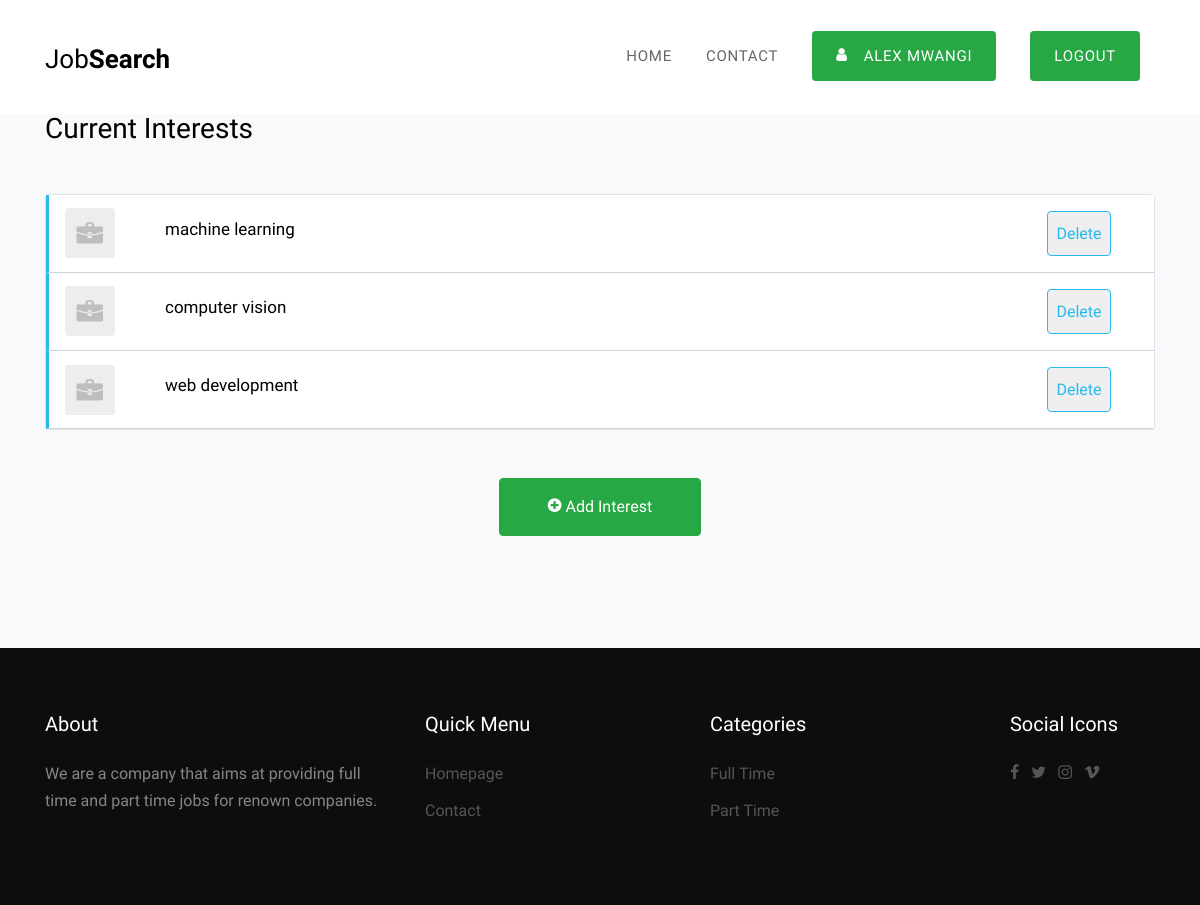
Page /interests/ (signed in) on the committed database.
### jobsearch_APP/models.py (models this page shows)
class Interest(models.Model):
    user = models.ForeignKey(user_model, on_delete= models.CASCADE)
    interest = models.CharField(max_length = 100)

### jobsearch_APP/views.py (the view, shortened to what this page needs)
# urls.py: path('interests/', interests, name="interests"),
def interests(request):
    return render(request, 'cv/interests.html', {"interest_queryset" :request.user.interest_set.all()})

### templates/cv/interests.html (shortened to what this page needs)
{% extends 'base.html' %}
{% load static %}
{% block content %}
<div class="site-wrap">
{% include 'header.html' %}
<div class="site-section bg-light">
    <div class="container">
      <div class="row">
        <div class="col-md-12 mb-5 mb-md-0" data-aos="fade-up" data-aos-delay="100">
          <h2 class="mb-5 h3">Current Interests</h2>
          <div class="rounded border jobs-wrap">
            {% for interest in interest_queryset %}
            <div class="job-item d-block d-md-flex align-items-center  border-bottom fulltime">
              <div class="company-logo blank-logo text-center text-md-left pl-3">
                <img src="{% static 'jobfinder/images/company_logo_blank.png' %}" alt="Image" class="img-fluid mx-auto">
              </div>
              <div class="job-details h-100">
                <div class="p-3 align-self-center">
                  <h3>{{interest.interest}}</h3>
                </div>
              </div>
              <div class="job-category align-self-center">
                <div class="p-3">
                  <a href="?delete={{interest.id}}"><button class="text-info p-2 rounded border border-info">Delete</button></a>
                </div>
              </div>
            </div>
            {% endfor %}
          </div>
          <div class="col-md-12 text-center mt-5">
            <button class="btn btn-primary rounded py-3 px-5" data-toggle="modal" data-target="#exampleModal"><span class="icon-plus-circle"></span> Add Interest</button>
          </div>
        </div>
      </div>
    </div>
  </div>
{% include 'footer.html' %}
</div>
{% endblock content %}

### templates/header.html (shortened to what this page needs)
{% load static %}
<div class="site-navbar-wrap js-site-navbar bg-white">
      <div class="container">
        <div class="site-navbar bg-light">
          <div class="py-1">
            <div class="row align-items-center">
              <div class="col-2">
                <h2 class="mb-0 site-logo"><a href="{% url 'homepage' %}">Job<strong class="font-weight-bold">Search</strong> </a></h2>
              </div>
              <div class="col-10">
                <nav class="site-navigation text-right" role="navigation">
                  <div class="container">
                    <ul class="site-menu js-clone-nav d-none d-lg-block">
                      <li><a href="{% url 'homepage' %}">Home</a></li>
                      <li><a href="{% url 'contact'%}">Contact</a></li>
                      {% if request.user.is_authenticated %}
                        {% if request.user.is_superuser == False %}
                        <li><a href="{% url 'profile' %}" ><span class="bg-primary text-white py-3 px-4 rounded"><span class="icon-user mr-3"></span>{{request.user.username}}</span></a></li>
                        {% endif %}
                        <li><a href="{% url 'logout' %}" ><span class="bg-primary text-white py-3 px-4 rounded">logout</span></a></li>
                      {% else %}
                      <li><a data-toggle="modal" data-target="#exampleModal"><span class="bg-primary text-white py-3 px-4 rounded"><span class="icon-plus mr-3"></span>create account</span></a></li>
                      {% endif %}
                    </ul>
                  </div>
                </nav>
              </div>
            </div>
          </div>
        </div>
      </div>
    </div>

### static/jobfinder/css/style.css (style rules this page uses)
body { line-height: 1.7; color: rgba(0, 0, 0, 0.5); font-weight: 400; font-size: 1rem; font-family: "Roboto Mono", SFMono-Regular, Menlo, Monaco, Consolas, "Liberation Mono", "Courier New", monospace; font-family: "Work Sans", -apple-system, BlinkMacSystemFont, "Segoe UI", Roboto, "Helvetica Neue", Arial, sans-serif, "Apple Color Emoji", "Segoe UI Emoji", "Segoe UI Symbol", "Noto Color Emoji"; }
h1, h2, h3, h4, h5, .h1, .h2, .h3, .h4, .h5 { color: #000; }
a { -webkit-transition: .3s all ease; -o-transition: .3s all ease; transition: .3s all ease; }
.site-wrap:before { -webkit-transition: .3s all ease-in-out; -o-transition: .3s all ease-in-out; transition: .3s all ease-in-out; background: rgba(0, 0, 0, 0.6); content: ""; position: absolute; z-index: 2000; top: 0; left: 0; right: 0; bottom: 0; opacity: 0; visibility: hidden; }
.btn { position: relative; top: 0; }
.site-section { padding: 3em 0; }
@media (min-width: 768px) { .site-section { padding: 7em 0; } }
.site-navbar-wrap { background: #fff !important; position: fixed; z-index: 99; width: 100%; padding: 20px 0; margin-bottom: 113px; left: 0; -webkit-transition: .3s all ease; -o-transition: .3s all ease; transition: .3s all ease; }
.site-navbar-top, .site-navbar { border-bottom: 1px solid rgba(0, 0, 0, 0.1); }
.site-navbar { margin-bottom: 0px; width: 100%; border-bottom: none; background: #fff !important; }
.site-navbar .site-logo { font-weight: 200; }
.site-navbar .site-logo a { font-weight: 200; font-size: 26px; color: #000; }
.site-navbar .site-navigation .site-menu { margin-bottom: 0; }
.site-navbar .site-navigation .site-menu a { text-decoration: none !important; font-size: 15px; display: inline-block; }
.site-navbar .site-navigation .site-menu > li { display: inline-block; padding: 10px 5px; }
.site-navbar .site-navigation .site-menu > li > a { padding: 10px 10px; text-transform: uppercase; letter-spacing: .05em; color: rgba(0, 0, 0, 0.6); font-size: 15px; text-decoration: none !important; }
.site-navbar .site-navigation .site-menu > li:last-child { padding-right: 0; }
.site-navbar .site-navigation .site-menu > li:last-child > a { padding-right: 0; }
.site-mobile-menu .site-nav-wrap { padding: 0; margin: 0; list-style: none; position: relative; }
.site-mobile-menu .site-nav-wrap a { padding: 10px 20px; display: block; position: relative; color: #212529; }
.site-mobile-menu .site-nav-wrap li { position: relative; display: block; }
.site-mobile-menu .site-nav-wrap > li { display: block; position: relative; float: left; width: 100%; }
.site-mobile-menu .site-nav-wrap > li > a { padding-left: 20px; font-size: 20px; }
.jobs-wrap .job-item { display: block; border-bottom: 1px solid #ced4da !important; color: rgba(0, 0, 0, 0.5); background: #fff; position: relative; z-index: 1; }
.jobs-wrap .job-item.fulltime { border-left: 3px solid #26baee; }
.jobs-wrap .job-item .company-logo { -webkit-box-flex: 0; -ms-flex: 0 0 100px; flex: 0 0 100px; }
.jobs-wrap .job-item .company-logo img { max-width: 50px; border-radius: 4px; }
.jobs-wrap .job-item h3 { font-size: 17px; }
.jobs-wrap .job-item .job-details { width: calc(100% - 250px); }
.jobs-wrap .job-item .job-category { -webkit-box-flex: 0; -ms-flex: 0 0 150px; flex: 0 0 150px; text-align: center; }

### rows in the picture
Interest: interest "machine learning"
Interest: interest "computer vision"
Interest: interest "web development"

### other values in the picture
{{ request.user.username }} "ALEX MWANGI"
